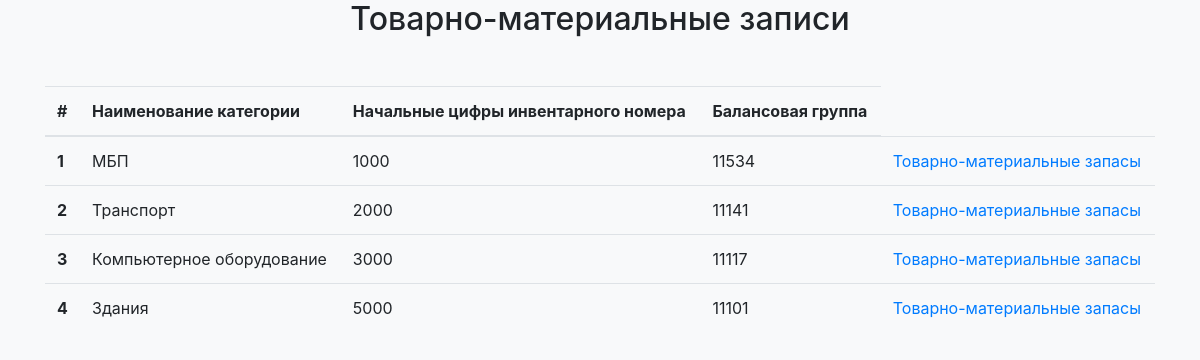
Page /calculator/main/ on the committed database.
### calculator/models.py (models this page shows, shortened)
class Category(models.Model):
    name = models.CharField(max_length=50)
    first_number = models.IntegerField()
    balans_group = models.IntegerField()

### calculator/views.py (the view)
# urls.py: path('main/', views.category_view, name='all_product'),
def category_view(request):
    category = Category.objects.all()
    return render(request, 'main.html', {'category': category})

### calculator/templates/main.html (shortened to what this page needs)
<!doctype html>
<html lang="en">
  <head>
    <link rel="stylesheet" href="https://cdn.jsdelivr.net/npm/bootstrap@4.6.1/dist/css/bootstrap.min.css">
  </head>
  <body class="bg-light">
    <div class="container">
        <h2 class="text-center mb-5">Товарно-материальные записи</h2>
        <table class="table table-hover">
            <thead>
              <tr>
                <th scope="col">#</th>
                <th scope="col">Наименование категории</th>
                <th scope="col">Начальные цифры инвентарного номера</th>
                <th scope="col">Балансовая группа</th>
              </tr>
            </thead>
            <tbody>
                {% for category in category %}
                <tr>
                    <th scope="row">{{ category.id }}</th>
                    <td>{{ category.name }}</td>
                    <td>{{ category.first_number }}</td>
                    <td>{{ category.balans_group }}</td>
                    <td><a href="{% url 'resource'  %}">Товарно-материальные запасы</a></td>
                </tr>
                {% endfor %}
            </tbody>
          </table>
    </div>
  </body>
</html>

### rows in the picture
Category: id "1", name "МБП", first_number "1000", balans_group "11534"
Category: id "2", name "Транспорт", first_number "2000", balans_group "11141"
Category: id "3", name "Компьютерное оборудование", first_number "3000", balans_group "11117"
Category: id "4", name "Здания", first_number "5000", balans_group "11101"
